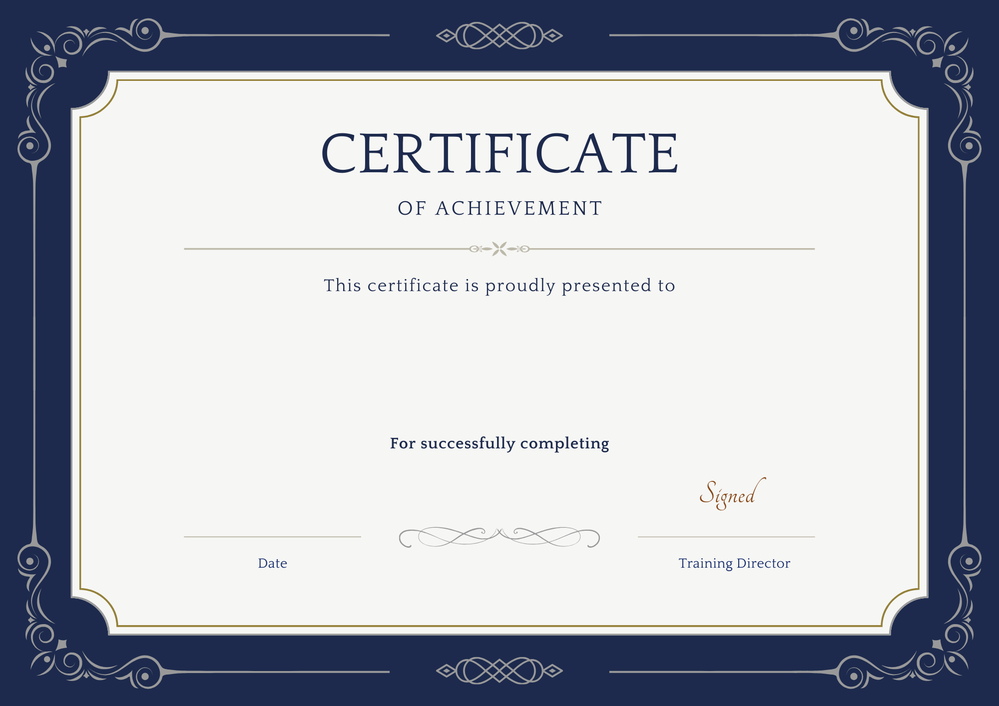
#> input picture Certificate/certificate_template.png, 999 x 706 px, shrunk from 2000 x 1414 before the run, found by its file name
$ python certificate.py   (older library calls are emulated)
#> lines starting #> are read from the running program, lines starting #| are printed output that depends on the picture
from PIL import Image, ImageDraw, ImageFont

def create_certificate(name, template_path, font_path, font_size, position, output_path):
    # Load the certificate template
#> called with name = 'John Doe', template_path = 'certificate_template.png', font_size = 40, position = (500, 300), output_path = 'personalized_certificate.png'
    image = Image.open(template_path)
#> image is the input picture: PIL image 999x706 RGBA; mean R, G, B, A 175.5, 179.4, 188.5, 255
    draw = ImageDraw.Draw(image)

    # Load the font
    font = ImageFont.truetype(font_path, font_size)

    # Calculate text width and height
    text_width, text_height = draw.textsize(name, font=font)
#> text_width = 201; text_height = 46

    # Calculate the position: this example assumes 'position' is the center where the name should be placed
    x = position[0] - text_width / 2
#> x = 399.5
    y = position[1] - text_height / 2
#> y = 277

    # Position adjustment might be necessary depending on your template
    draw.text((x, y), name, font=font, fill="black")

    # Save the modified image
    image.save(output_path)
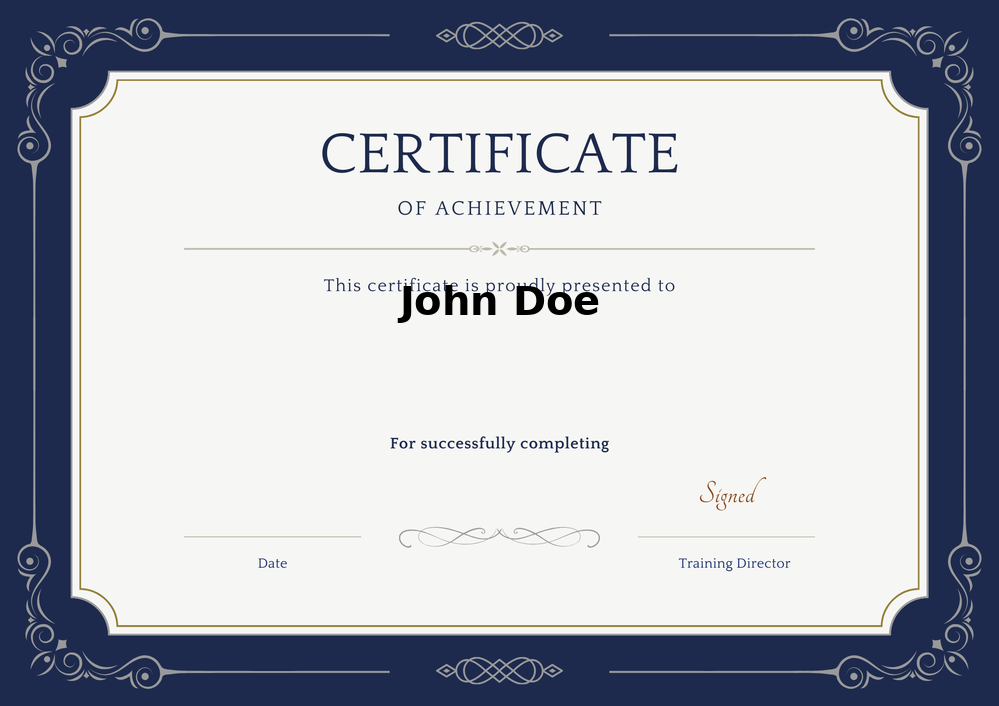
#> saved as personalized_certificate.png: PIL image 999x706 RGBA; mean R, G, B, A 174.6, 178.5, 187.6, 255

# Example usage
name = "John Doe"
template_path = "certificate_template.png"
font_path = "/usr/share/fonts/truetype/dejavu/DejaVuSans-Bold.ttf" # Example font path
font_size = 40
position = (500, 300) # This should be adjusted based on your template
output_path = "personalized_certificate.png"

create_certificate(name, template_path, font_path, font_size, position, output_path)
